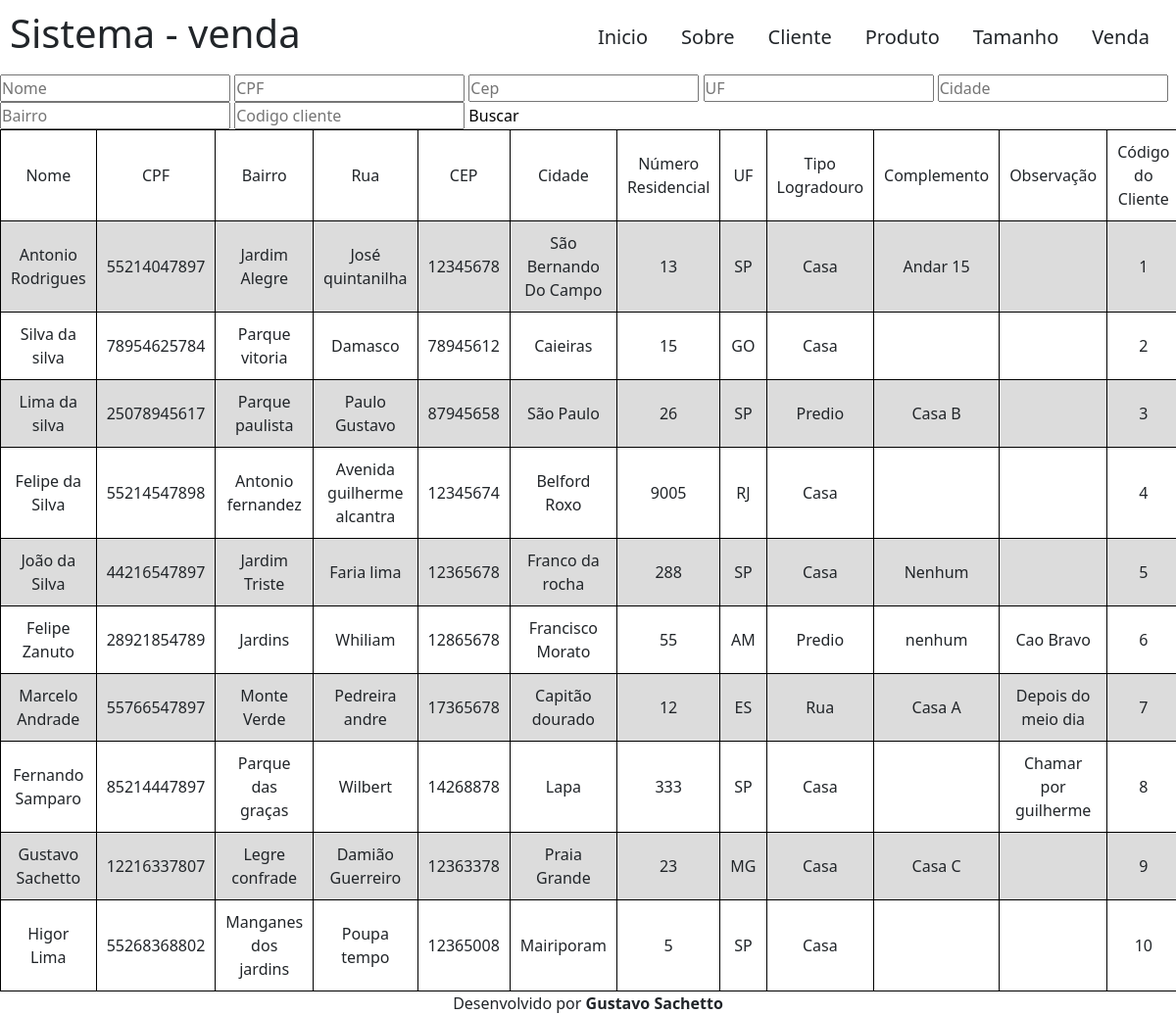
Page /view/pages/cliente.php on the committed database.
### tables this page shows
create table cliente(
	nomeCliente varchar(60) not null, 
	cpf char (11) not null unique,
	endereco varchar(100) null,
	codCliente int auto_increment not null primary key
);

### model/conexao.php (called while the page is built, shortened)
<?php
class conexao{
    private $pdo;
    public function __construct($dbname, $host, $user, $password) {
        try {
            $this -> pdo = New PDO ("mysql:dbname=" . $dbname . ";host=" . $host, $user, $password);
            return "CONEXÃO DO PDO";
        } catch (PDOException $erro) {
            return "ERRO DE CONEXÃO NO PDO:" . $erro -> getMessage();
            exit();
        } catch (Exception $erro) {
            return "ERRO NÃO PASSOU DA CONEXÃO:" . $erro -> getMessage();
            exit();
        }
    }
    public function consultaCliente($buscaNome, $buscaCpf, $buscaCep, $buscaUF, $buscaCidade, $buscaBairro, $buscaCod) {
        $consulta = "SELECT * FROM cliente WHERE
        nomeCliente LIKE '%$buscaNome%'   AND
        cpf         LIKE '%$buscaCpf%'    AND
        CEP         LIKE '%$buscaCep%'    AND
        UF          LIKE '%$buscaUF%'     AND
        cidade      LIKE '%$buscaCidade%' AND
        bairro      LIKE '%$buscaBairro%' AND
        codCliente  LIKE '%$buscaCod%'     ";
        $resultado = $this -> consultaBanco($consulta);
        return $resultado;
    }
    public function consultaBanco($consulta) {
        $consultaBanco = $this -> pdo -> query($consulta);
        $consultaBanco -> execute();
        while ($resultado = $consultaBanco -> fetchAll(PDO::FETCH_ASSOC)) {
            return $resultado;
        }
    }
}
?>

### controller/exibeCliente.php (the view, shortened to what this page needs)
<?php
    require_once '../../model/conexao.php';
    $config = parse_ini_file('../../model/config.ini');
    $conexao = new conexao ($config['dbname'], $config['host'], $config['user'], $config['password']);
    $consulta = "SELECT count(*) FROM cliente";
    $verifica = $conexao -> consultaBanco($consulta);
    $buscaNome = $buscaCpf = $buscaCep = $buscaUF = $buscaCidade = $buscaBairro = $buscaCod = "";
    $resultado = $conexao -> consultaCliente($buscaNome, $buscaCpf, $buscaCep, $buscaUF, $buscaCidade, $buscaBairro, $buscaCod);
    if ($verifica[0]['count(*)'] !== 0) {
        echo "
        <table>
            <tr>
                <td>Nome</td>
                <td>CPF</td>
                <td>Bairro</td>
                <td>Rua</td>
                <td>CEP</td>
                <td>Cidade</td>
                <td>Número Residencial</td>
                <td>UF</td>
                <td>Tipo Logradouro</td>
                <td>Complemento</td>
                <td>Observação</td>
                <td>Código do Cliente</td>
            </tr>
        ";
        foreach ($resultado as $valor) {
            echo "
                <tr>
                    <td>" . stripslashes($valor['nomeCliente']) . "</td>
                    <td>" . stripslashes($valor['cpf']) . "</td>
                    <td>" . stripslashes($valor['bairro']) . "</td>
                    <td>" . stripslashes($valor['rua']) . "</td>
                    <td>" . stripslashes($valor['CEP']) . "</td>
                    <td>" . stripslashes($valor['cidade']) . "</td>
                    <td>" . stripslashes($valor['nResidencial']). "</td>
                    <td>" . stripslashes($valor['UF']) . "</td>
                    <td>" . stripslashes($valor['tipoLogradouro']) . "</td>
                    <td>" . stripslashes($valor['complemento']) . "</td>
                    <td>" . stripslashes($valor['observacao']) . "</td>
                    <td>" . stripslashes($valor['codCliente']) . "</td>
                </tr>
            ";
        }
        echo "</table>";
    } else {
        echo "<p>Nenhum cliente cadastrado!</p>";
    }
?>

### view/pages/cliente.php (shortened to what this page needs)
<!DOCTYPE html>
<html lang="pt-br">
    <head>
        <?php require ('../layout/head.php') ?>
        <link rel="stylesheet" href="../css/table.css">
    </head>
    <body>
        <?php require ('../layout/header.php') ?>
        <main>
            <article>
                <section>
                    <form method="post" action="">
                        <fieldset>
                            <input type="text" placeholder="Nome" name="txtNome" maxlength="80">
                            <input type="text" placeholder="CPF" name="txtCPF" maxlength="11">
                            <input type="text" placeholder="Cep" name="txtCep" minlength="8" maxlength="8" pattern="[0-9]{5}[0-9]{3}">
                            <input type="text" placeholder="UF" name="txtUF" minlength="2" maxlength="2" pattern="[aA-zZ]{2}">
                            <input type="text" placeholder="Cidade" name="txtCidade" maxlength="30">
                            <input type="text" placeholder="Bairro" name="txtBairro" maxlength="30">
                            <input type="text" placeholder="Codigo cliente" name="txtCod">
                            <button type="submit">Buscar</button>
                        </fieldset>
                    </form>
                </section>
                <section><?php include ('../../controller/exibeCliente.php') ?></section>
            </article>
        </main>
        <?php require ('../layout/footer.php') ?>
    </body>
</html>

### view/layout/head.php (shortened to what this page needs)
<link rel="stylesheet" href="../css/style.css">
<link href="https://cdn.jsdelivr.net/npm/bootstrap@5.3.2/dist/css/bootstrap.min.css" rel="stylesheet">

### view/layout/header.php (shortened to what this page needs)
<header>
    <h1>Sistema - venda</h1>
    <nav>
        <a href="../../index.php" role="button" class="btn btn-lg">Inicio</a>
        <a href="../pages/sobre.php" role="button" class="btn btn-lg">Sobre</a>
        <div>
            <button type="button" class="btn btn-lg" data-bs-toggle="dropdown" aria-expanded="false">
                Cliente
            </button>
        </div>
        <div>
            <button type="button" class="btn btn-lg" data-bs-toggle="dropdown" aria-expanded="false">
                Produto
            </button>
        </div>
        <div>
            <button type="button" class="btn btn-lg" data-bs-toggle="dropdown" aria-expanded="false">
                Tamanho
            </button>
        </div>
        <div>
            <button type="button" class="btn btn-lg" data-bs-toggle="dropdown" aria-expanded="false">
                Venda
            </button>
        </div>
    </nav>
</header>

### view/layout/footer.php
<footer>
    <p>Desenvolvido por <strong>Gustavo Sachetto</strong></p>
</footer>

### view/css/style.css (style rules this page uses)
* { margin: 0; padding: 0; text-decoration: none; }
header { display: flex; align-items: center; justify-content: space-between; padding: 10px; }
nav { display: flex; flex-direction: row; }
main { min-height: calc(100vh - 110px); }
footer p { margin: 0; text-align: center; }

### view/css/table.css (style rules this page uses)
table, th, td { border: 1px solid black; }
table { border-collapse: collapse; margin: auto; }
th, td { padding: 10px; text-align: center; width: 110px; }
tr:nth-child(even) { background-color: gainsboro; }
button { border: none; background: transparent; }

### rows in the picture
cliente: nomeCliente "Antonio Rodrigues", cpf "55214047897", bairro "Jardim Alegre", rua "José quintanilha", CEP "12345678", cidade "São Bernando Do Campo", nResidencial "13", UF "SP", tipoLogradouro "Casa", complemento "Andar 15", codCliente "1"
cliente: nomeCliente "Silva da silva", cpf "78954625784", bairro "Parque vitoria", rua "Damasco", CEP "78945612", cidade "Caieiras", nResidencial "15", UF "GO", tipoLogradouro "Casa", codCliente "2"
cliente: nomeCliente "Lima da silva", cpf "25078945617", bairro "Parque paulista", rua "Paulo Gustavo", CEP "87945658", cidade "São Paulo", nResidencial "26", UF "SP", tipoLogradouro "Predio", complemento "Casa B", codCliente "3"
cliente: nomeCliente "Felipe da Silva", cpf "55214547898", bairro "Antonio fernandez", rua "Avenida guilherme alcantra", CEP "12345674", cidade "Belford Roxo", nResidencial "9005", UF "RJ", tipoLogradouro "Casa", codCliente "4"
cliente: nomeCliente "João da Silva", cpf "44216547897", bairro "Jardim Triste", rua "Faria lima", CEP "12365678", cidade "Franco da rocha", nResidencial "288", UF "SP", tipoLogradouro "Casa", complemento "Nenhum", codCliente "5"
cliente: nomeCliente "Felipe Zanuto", cpf "28921854789", bairro "Jardins", rua "Whiliam", CEP "12865678", cidade "Francisco Morato", nResidencial "55", UF "AM", tipoLogradouro "Predio", complemento "nenhum", observacao "Cao Bravo", codCliente "6"
cliente: nomeCliente "Marcelo Andrade", cpf "55766547897", bairro "Monte Verde", rua "Pedreira andre", CEP "17365678", cidade "Capitão dourado", nResidencial "12", UF "ES", tipoLogradouro "Rua", complemento "Casa A", observacao "Depois do meio dia", codCliente "7"
cliente: nomeCliente "Fernando Samparo", cpf "85214447897", bairro "Parque das graças", rua "Wilbert", CEP "14268878", cidade "Lapa", nResidencial "333", UF "SP", tipoLogradouro "Casa", observacao "Chamar por guilherme", codCliente "8"
cliente: nomeCliente "Gustavo Sachetto", cpf "12216337807", bairro "Legre confrade", rua "Damião Guerreiro", CEP "12363378", cidade "Praia Grande", nResidencial "23", UF "MG", tipoLogradouro "Casa", complemento "Casa C", codCliente "9"
cliente: nomeCliente "Higor Lima", cpf "55268368802", bairro "Manganes dos jardins", rua "Poupa tempo", CEP "12365008", cidade "Mairiporam", nResidencial "5", UF "SP", tipoLogradouro "Casa", codCliente "10"
